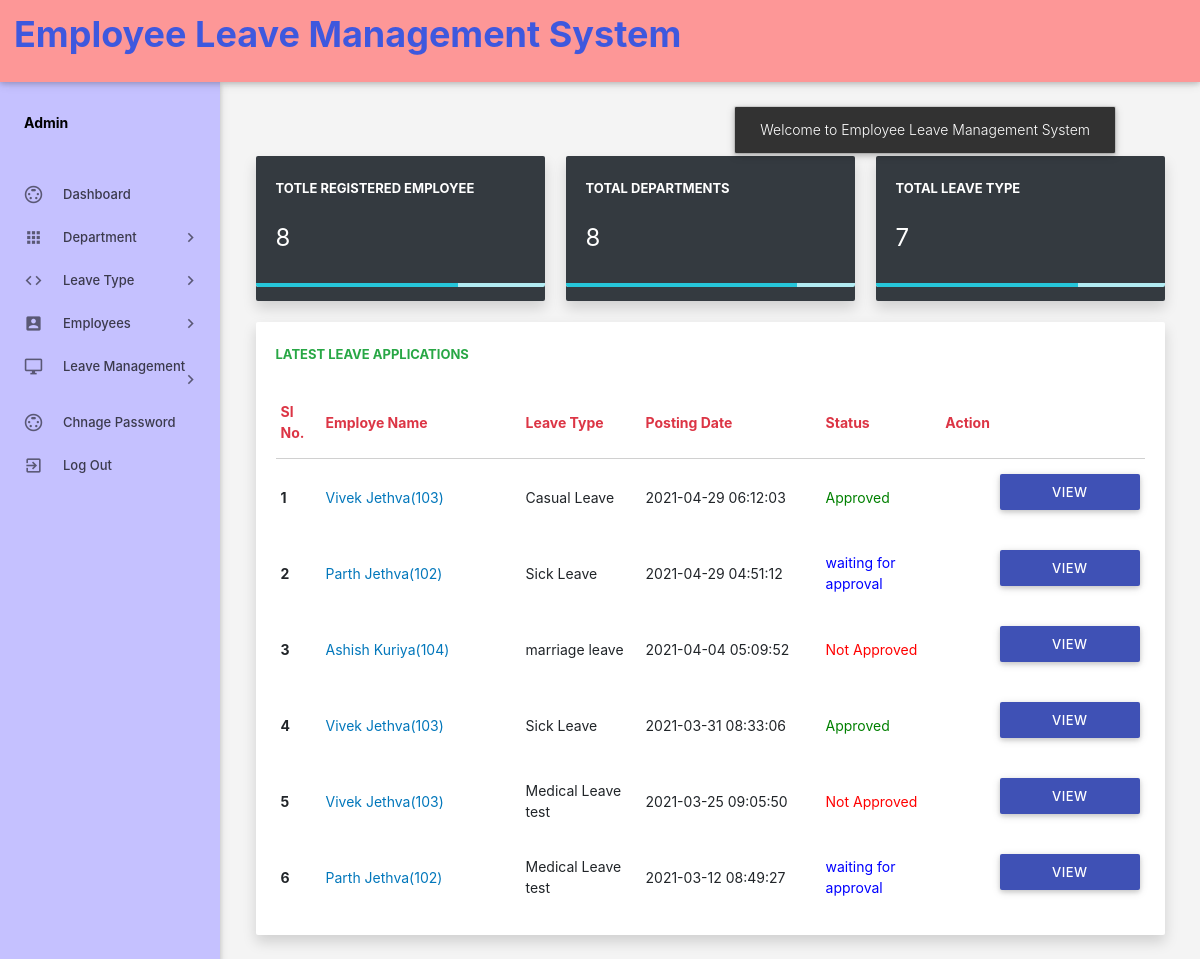
Screenshot of /admin/dashboard.php (signed in) with the database file from the repository.
### tables this page shows
CREATE TABLE `tblleaves` (
  `id` int(11) NOT NULL,
  `LeaveType` varchar(110) NOT NULL,
  `ToDate` varchar(120) NOT NULL,
  `FromDate` varchar(120) NOT NULL,
  `Description` mediumtext NOT NULL,
  `PostingDate` timestamp NOT NULL DEFAULT current_timestamp(),
  `AdminRemark` mediumtext DEFAULT NULL,
  `AdminRemarkDate` varchar(120) DEFAULT NULL,
  `Status` int(1) NOT NULL,
  `IsRead` int(1) NOT NULL,
  `empid` int(11) DEFAULT NULL
);

CREATE TABLE `tblemployees` (
  `id` int(11) NOT NULL,
  `EmpId` varchar(100) NOT NULL,
  `FirstName` varchar(150) NOT NULL,
  `LastName` varchar(150) NOT NULL,
  `EmailId` varchar(200) NOT NULL,
  `Password` varchar(180) NOT NULL,
  `Gender` varchar(100) NOT NULL,
  `Dob` varchar(100) NOT NULL,
  `Department` varchar(255) NOT NULL,
  `Address` varchar(255) NOT NULL,
  `City` varchar(200) NOT NULL,
  `Country` varchar(150) NOT NULL,
  `Phonenumber` char(11) NOT NULL,
  `Status` int(1) NOT NULL,
  `RegDate` timestamp NOT NULL DEFAULT current_timestamp()
);

### admin/dashboard.php (the view, shortened to what this page needs)
<?php
include('includes/config.php');
if(strlen($_SESSION['alogin'])==0)
    {
header('location:index.php');
}
else{
?>
<!DOCTYPE html>
<html lang="en">
    <head>
        <link rel="stylesheet" href="https://maxcdn.bootstrapcdn.com/bootstrap/4.5.0/css/bootstrap.min.css">
        <link type="text/css" rel="stylesheet" href="../assets/plugins/materialize/css/materialize.css"/>
        <link href="../assets/plugins/metrojs/MetroJs.min.css" rel="stylesheet">
        <link href="../assets/plugins/weather-icons-master/css/weather-icons.min.css" rel="stylesheet">
        <link href="../assets/css/alpha.min.css" rel="stylesheet" type="text/css"/>
        <link href="../assets/css/style.css" rel="stylesheet" type="text/css"/>
    </head>
    <body>
           <?php include('includes/header.php');?>
           <?php include('includes/sidebar.php');?>
            <main class="mn-inner mt-5">
                <div class="">
                    <div class="row no-m-t no-m-b">
                    <div class="col s12 m12 col-md-4 l4">
                        <div class="card stats-card border-0 shadow bg-dark ">
                            <div class="card-content">
                                <span class="card-title text-white">Totle Registered Employee</span>
                                <span class="stats-counter text-white">
<?php
$sql = "SELECT id from tblemployees";
$query = $dbh -> prepare($sql);
$query->execute();
$empcount=$query->rowCount();
?>
                                    <span class="counter"><?php echo htmlentities($empcount);?></span></span>
                            </div>
                            <div class="progress stats-card-progress">
                                <div class="determinate" style="width: 70%"></div>
                            </div>
                        </div>
                    </div>
                        <div class="col s12 m12 col-md-4 l4">
                        <div class="card stats-card border-0 shadow bg-dark">
                            <div class="card-content">
                                <span class="card-title text-white">Total Departments </span>
    <?php
$sql = "SELECT id from tbldepartments";
$query = $dbh -> prepare($sql);
$query->execute();
$dptcount=$query->rowCount();
?>
                                <span class="stats-counter text-white"><span class="counter"><?php echo htmlentities($dptcount);?></span></span>
                            </div>
                            <div class="progress stats-card-progress">
                                <div class="determinate" style="width: 80%"></div>
                            </div>
                        </div>
                    </div>
                    <div class="col s12 m12 col-md-4 l4">
                        <div class="card stats-card border-0 shadow bg-dark">
                            <div class="card-content">
                                <span class="card-title text-white">Total leave Type</span>
                                    <?php
$sql = "SELECT id from  tblleavetype";
$query = $dbh -> prepare($sql);
$query->execute();
$leavtypcount=$query->rowCount();
?>
                                <span class="stats-counter text-white"><span class="counter"><?php echo htmlentities($leavtypcount);?></span></span>
                            </div>
                            <div class="progress stats-card-progress">
                                <div class="determinate" style="width: 70%"></div>
                            </div>
                        </div>
                    </div>
                </div>
                    <div class="row no-m-t no-m-b">
                        <div class="col s12 m12 l12 col-md-12">
                            <div class="card invoices-card border-0 shadow">
                                <div class="card-content">
                                    <span class="card-title x-large text-success">Latest Leave Applications</span>
                             <table id="example" class="display responsive-table bg-transparent">
                                    <thead>
                                        <tr>
                                            <th class="text-danger">Sl No.</th>
                                            <th width="200" class="text-danger">Employe Name</th>
                                            <th width="120" class="text-danger">Leave Type</th>
                                             <th width="180" class="text-danger">Posting Date</th>
                                            <th class="text-danger">Status</th>
                                            <th align="center" class="text-danger text-center" >Action</th>
                                        </tr>
                                    </thead>
                                    <tbody>
<?php $sql = "SELECT tblleaves.id as lid,tblemployees.FirstName,tblemployees.LastName,tblemployees.EmpId,tblemployees.id,tblleaves.LeaveType,tblleaves.PostingDate,tblleaves.Status from tblleaves join tblemployees on tblleaves.empid=tblemployees.id order by lid desc limit 6";
$query = $dbh -> prepare($sql);
$query->execute();
$results=$query->fetchAll(PDO::FETCH_OBJ);
$cnt=1;
if($query->rowCount() > 0)
{
foreach($results as $result)
{
      ?>
                                        <tr>
                                            <td> <b><?php echo htmlentities($cnt);?></b></td>
                                              <td><a href="#" target="_self"><?php echo htmlentities($result->FirstName." ".$result->LastName);?>(<?php echo htmlentities($result->EmpId);?>)</a></td>
                                            <td><?php echo htmlentities($result->LeaveType);?></td>
                                            <td><?php echo htmlentities($result->PostingDate);?></td>
                                                                       <td><?php $stats=$result->Status;
                                                if($stats==1){
                                             ?>
                                                 <span style="color: green">Approved</span>
                                                 <?php } if($stats==2)  { ?>
                                                <span style="color: red">Not Approved</span>
                                                 <?php } if($stats==0)  { ?>
                                                <span style="color: blue">waiting for approval</span>
                                            <?php } ?>
                                             </td>
          <td>
           <td><a href="leave-details.php?leaveid=<?php echo htmlentities($result->lid);?>" class="waves-effect waves-light btn blue m-b-xs"  > View Details</a></td>
                                    </tr>
                                         <?php $cnt++;} }?>
                                    </tbody>
                                </table>
                                </div>
                            </div>
                        </div>
                    </div>
                </div>
            </main>
        </div>
    </body>
</html>
<?php } ?>

### assets/css/style.css (style rules this page uses)
.btn { background: #3f51b5!important; }

### rows the page displays
tblleaves: tblemployees.FirstName+LastName "Vivek Jethva", tblemployees.EmpId "103", LeaveType "Casual Leave", PostingDate "2021-04-29 06:12:03", Status "Approved"
tblleaves: tblemployees.FirstName+LastName "Parth Jethva", tblemployees.EmpId "102", LeaveType "Sick Leave", PostingDate "2021-04-29 04:51:12", Status "waiting for approval"
tblleaves: tblemployees.FirstName+LastName "Ashish Kuriya", tblemployees.EmpId "104", LeaveType "marriage leave", PostingDate "2021-04-04 05:09:52", Status "Not Approved"
tblleaves: tblemployees.FirstName+LastName "Vivek Jethva", tblemployees.EmpId "103", LeaveType "Sick Leave", PostingDate "2021-03-31 08:33:06", Status "Approved"
tblleaves: tblemployees.FirstName+LastName "Vivek Jethva", tblemployees.EmpId "103", LeaveType "Medical Leave test", PostingDate "2021-03-25 09:05:50", Status "Not Approved"
tblleaves: tblemployees.FirstName+LastName "Parth Jethva", tblemployees.EmpId "102", LeaveType "Medical Leave test", PostingDate "2021-03-12 08:49:27", Status "waiting for approval"

### other values shown
$empcount "8"
$dptcount "8"
$leavtypcount "7"
